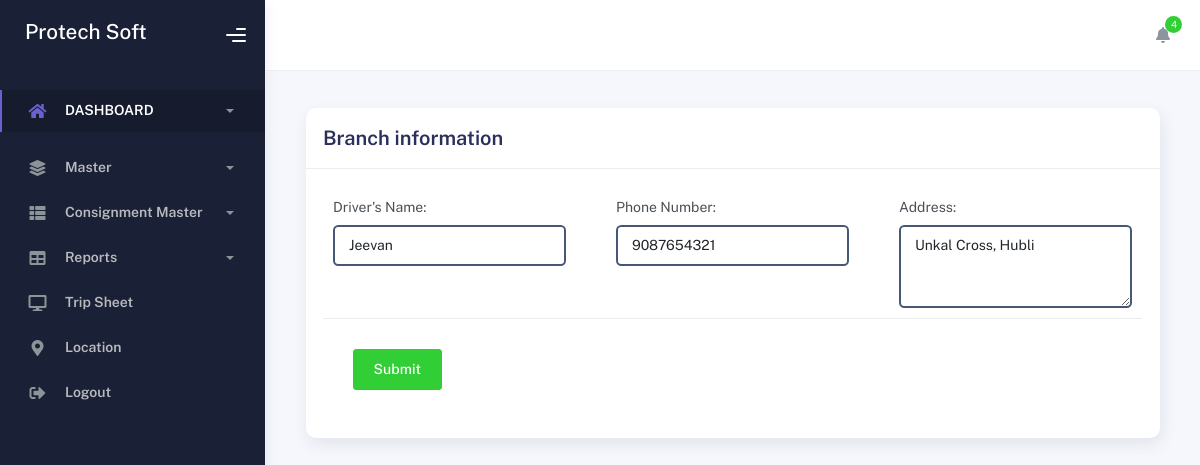
The app's page /driver_edit/1 with its own data.
### consign_app/models.py (models this page shows)
class Driver(models.Model):
    driver_name = models.CharField(max_length=50, null=True)
    phone_number = models.CharField(max_length=50, null=True)
    address = models.CharField(max_length=50, null=True)
    passport = models.ImageField(max_length=50, null=True)
    license = models.ImageField(max_length=50, null=True)
    aadhar = models.ImageField(max_length=50, null=True)

### consign_app/views.py (the view, shortened to what this page needs)
# urls.py: path('driver_edit/<int:pk>', views.driver_edit, name='driver_edit'),
def driver_edit(request, pk):
    data = Driver.objects.filter(id=pk).first()  # Retrieve a single object or None
    return render(request, 'driver_edit.html', {'data': data})

### consign_app/templates/driver_edit.html (shortened to what this page needs)
{% load static %}
<!DOCTYPE html>
<html lang="en">
  <head>
    <link rel="stylesheet" href="{% static 'assets/css/bootstrap.min.css' %}" />
    <link rel="stylesheet" href="{% static 'assets/css/plugins.min.css' %}" />
    <link rel="stylesheet" href="{% static 'assets/css/kaiadmin.min.css' %}" />
    <link rel="stylesheet" href="{% static 'assets/css/demo.css' %}" />
  </head>
  <body>
{% include 'index_menu.html' %}
        </div><br/> <br/> <br/> <br/>
<form method="POST" enctype="multipart/form-data">
        <div class="container">
          <div class="page-inner">
            <div class="row">
              <div class="col-md-12">
                <div class="card">
                  <div class="card-header">
                    <div class="card-title">Branch information</div>
                  </div>
                  <div class="card-body">
                    <div class="row">
                      <div class="col-md-6 col-lg-4">
                        <div class="form-group">
                <label for="driver_name">Driver's Name:</label>
                <input type="text" id="driver_name" name="driver_name" value="{{data.driver_name}}" class="form-control" required>
                        </div>
                      </div>
                      <div class="col-md-6 col-lg-4">
                        <div class="form-group">
                          <label for="phonenumber">Phone Number:</label>
                    <input type="tel" class="form-control" id="phonenumber" value="{{data.phone_number}}" name="phonenumber" required>
                        </div>
                      </div>
                      <div class="col-md-6 col-lg-4">
                        <div class="form-group">
                <label for="address">Address:</label>
                <textarea id="address" name="address" class="form-control" rows="3" required>{{data.address}}</textarea>
                        </div>
                      </div>
                    </div>
                  <div class="card-action">
                    <button class="btn btn-success">Submit</button>
                  </div>
                </div>
              </div>
            </div>
          </div>
        </div>
</form>
    </div>
  </body>
</html>

### records on screen
Driver: driver_name "Jeevan", phonenumber "9087654321", address "Unkal Cross, Hubli"
